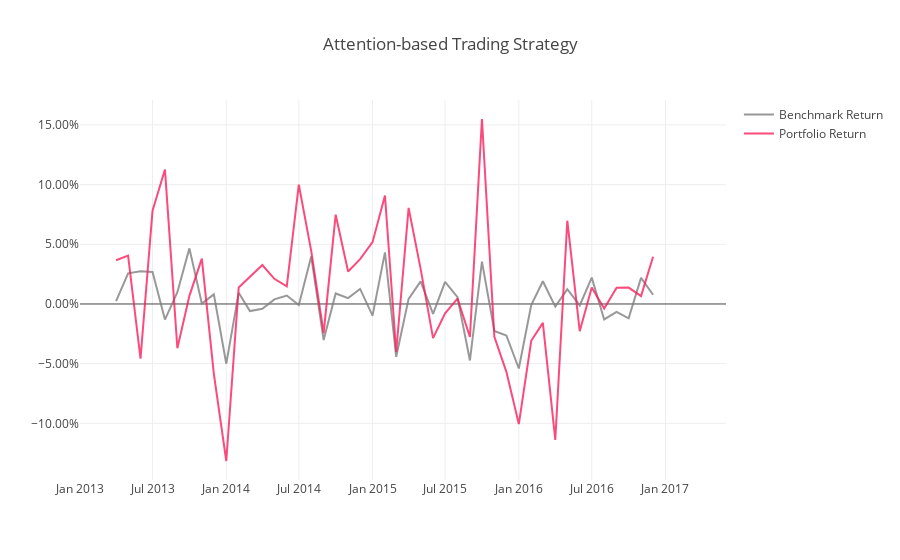

Notebook code for this chart:
### Markdown cell above
# Visualization of Portfolio Returns

### Code cell
import plotly as py
import plotly.graph_objs as go

py.offline.init_notebook_mode(connected=True)

import pandas as pd


trace_high = go.Scatter(
                x=df_10.Date_2,
                y=df_10.Return_Benchmark,
                name = "Benchmark Return",
                line = dict(color = '#7F7F7F'),
                opacity = 0.8)

trace_low = go.Scatter(
                x=df_10.Date_2,
                y=df_10.Return,
                name = "Portfolio Return",
                line = dict(color = '#FB1D5C'),
                opacity = 0.8)

data = [trace_high,trace_low]

layout = dict(
    title = "Attention-based Trading Strategy",
    yaxis=dict(tickformat=".2%"),
    xaxis = dict(
        range = ['2013-01','2017-06'])
)

fig = dict(data=data, layout=layout)
py.offline.iplot(fig, filename = "Trading Strategy Performance")

### Figure 1 — Plotly figure (JSON) as saved in the notebook; plotly's stock layout.template omitted (floating-point values rounded to 4 significant figures)
{"data": [{"line": {"color": "#7F7F7F"}, "name": "Benchmark Return", "opacity": 0.8, "type": "scatter", "x": ["2013-04", "2013-05", "2013-06", "2013-07", "2013-08", "2013-09", "2013-10", "2013-11", "2013-12", "2014-01", "2014-02", "2014-03", "2014-04", "2014-05", "2014-06", "2014-07", "2014-08", "2014-09", "2014-10", "2014-11", "2014-12", "2015-01", "2015-02", "2015-03", "2015-04", "2015-05", "2015-06", "2015-07", "2015-08", "2015-09", "2015-10", "2015-11", "2015-12", "2016-01", "2016-02", "2016-03", "2016-04", "2016-05", "2016-06", "2016-07", "2016-08", "2016-09", "2016-10", "2016-11", "2016-12"], "y": [0.002386, 0.02568, 0.02739, 0.02686, -0.0131, 0.00985, 0.04659, 0.0003451, 0.008051, -0.05005, 0.009352, -0.005922, -0.004061, 0.00383, 0.007024, -0.000939, 0.03987, -0.03022, 0.008814, 0.004915, 0.01258, -0.009728, 0.0432, -0.04426, 0.004243, 0.01888, -0.008333, 0.01852, 0.005635, -0.04735, 0.03548, -0.02266, -0.02639, -0.05407, -0.0009589, 0.01908, -0.0022, 0.01246, -0.001217, 0.02207, -0.01294, -0.006633, -0.01201, 0.02188, 0.007738]}, {"line": {"color": "#FB1D5C"}, "name": "Portfolio Return", "opacity": 0.8, "type": "scatter", "x": ["2013-04", "2013-05", "2013-06", "2013-07", "2013-08", "2013-09", "2013-10", "2013-11", "2013-12", "2014-01", "2014-02", "2014-03", "2014-04", "2014-05", "2014-06", "2014-07", "2014-08", "2014-09", "2014-10", "2014-11", "2014-12", "2015-01", "2015-02", "2015-03", "2015-04", "2015-05", "2015-06", "2015-07", "2015-08", "2015-09", "2015-10", "2015-11", "2015-12", "2016-01", "2016-02", "2016-03", "2016-04", "2016-05", "2016-06", "2016-07", "2016-08", "2016-09", "2016-10", "2016-11", "2016-12"], "y": [0.03663, 0.04058, -0.04584, 0.07811, 0.1126, -0.03707, 0.006799, 0.03797, -0.05853, -0.1316, 0.01386, 0.02312, 0.03261, 0.02109, 0.01471, 0.1, 0.04433, -0.02439, 0.07482, 0.02719, 0.0375, 0.05178, 0.09084, -0.04022, 0.08054, 0.02938, -0.02865, -0.0079, 0.004543, -0.02769, 0.155, -0.02755, -0.05685, -0.1006, -0.03083, -0.01586, -0.1139, 0.06977, -0.02284, 0.01371, -0.003869, 0.0136, 0.01372, 0.006563, 0.03959]}], "layout": {"title": "Attention-based Trading Strategy", "xaxis": {"range": ["2013-01", "2017-06"]}, "yaxis": {"tickformat": ".2%"}}}
